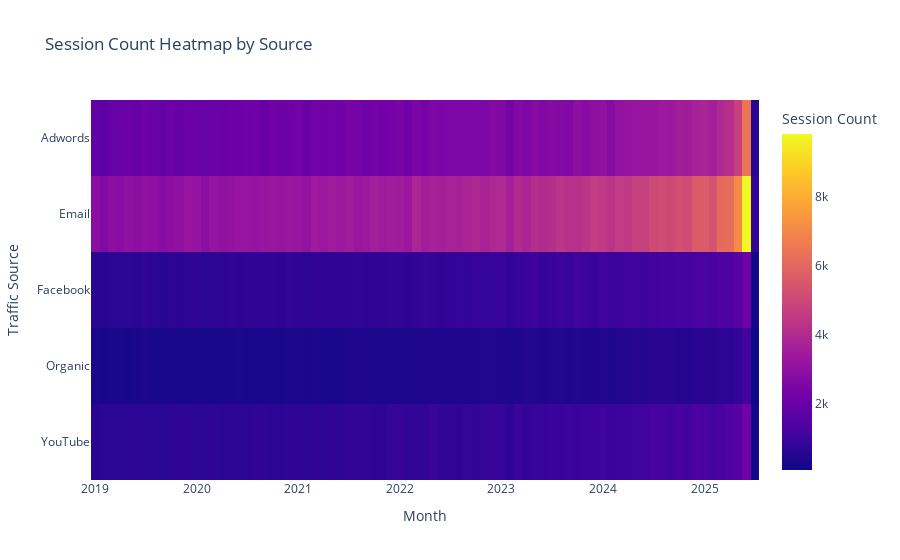

The cell this chart's notebook holds for it:
### Markdown cell above
As mentioned above, the contribution hardly differs from sources to sources.

### Code cell
pivot = dat.pivot_table(
    index='first_touch_source',
    columns='month',
    values='session_id',
    aggfunc='count'
)

fig = px.imshow(
    pivot,
    labels=dict(x="Month", y="Traffic Source", color="Session Count"),
    title="Session Count Heatmap by Source"
)
fig.show()

### Figure 1 — Plotly figure (JSON) as saved in the notebook; plotly's stock layout.template omitted (floating-point values rounded to 4 significant figures; data arrays with more than 128 entries replaced by an {"elided": "..."} marker saying what was removed)
{"data": [{"coloraxis": "coloraxis", "hovertemplate": "Month: %{x}<br>Traffic Source: %{y}<br>Session Count: %{z}<extra></extra>", "name": "0", "type": "heatmap", "x": ["2019-01-01T00:00:00", "2019-02-01T00:00:00", "2019-03-01T00:00:00", "2019-04-01T00:00:00", "2019-05-01T00:00:00", "2019-06-01T00:00:00", "2019-07-01T00:00:00", "2019-08-01T00:00:00", "2019-09-01T00:00:00", "2019-10-01T00:00:00", "2019-11-01T00:00:00", "2019-12-01T00:00:00", "2020-01-01T00:00:00", "2020-02-01T00:00:00", "2020-03-01T00:00:00", "2020-04-01T00:00:00", "2020-05-01T00:00:00", "2020-06-01T00:00:00", "2020-07-01T00:00:00", "2020-08-01T00:00:00", "2020-09-01T00:00:00", "2020-10-01T00:00:00", "2020-11-01T00:00:00", "2020-12-01T00:00:00", "2021-01-01T00:00:00", "2021-02-01T00:00:00", "2021-03-01T00:00:00", "2021-04-01T00:00:00", "2021-05-01T00:00:00", "2021-06-01T00:00:00", "2021-07-01T00:00:00", "2021-08-01T00:00:00", "2021-09-01T00:00:00", "2021-10-01T00:00:00", "2021-11-01T00:00:00", "2021-12-01T00:00:00", "2022-01-01T00:00:00", "2022-02-01T00:00:00", "2022-03-01T00:00:00", "2022-04-01T00:00:00", "2022-05-01T00:00:00", "2022-06-01T00:00:00", "2022-07-01T00:00:00", "2022-08-01T00:00:00", "2022-09-01T00:00:00", "2022-10-01T00:00:00", "2022-11-01T00:00:00", "2022-12-01T00:00:00", "2023-01-01T00:00:00", "2023-02-01T00:00:00", "2023-03-01T00:00:00", "2023-04-01T00:00:00", "2023-05-01T00:00:00", "2023-06-01T00:00:00", "2023-07-01T00:00:00", "2023-08-01T00:00:00", "2023-09-01T00:00:00", "2023-10-01T00:00:00", "2023-11-01T00:00:00", "2023-12-01T00:00:00", "2024-01-01T00:00:00", "2024-02-01T00:00:00", "2024-03-01T00:00:00", "2024-04-01T00:00:00", "2024-05-01T00:00:00", "2024-06-01T00:00:00", "2024-07-01T00:00:00", "2024-08-01T00:00:00", "2024-09-01T00:00:00", "2024-10-01T00:00:00", "2024-11-01T00:00:00", "2024-12-01T00:00:00", "2025-01-01T00:00:00", "2025-02-01T00:00:00", "2025-03-01T00:00:00", "2025-04-01T00:00:00", "2025-05-01T00:00:00", "2025-06-01T00:00:00", "2025-07-01T00:00:00"], "xaxis": "x", "y": ["Adwords", "Email", "Facebook", "Organic", "YouTube"], "yaxis": "y", "z": {"elided": "5x79 int values"}}], "layout": {"coloraxis": {"colorbar": {"title": {"text": "Session Count"}}, "colorscale": [[0, "#0d0887"], [0.1111, "#46039f"], [0.2222, "#7201a8"], [0.3333, "#9c179e"], [0.4444, "#bd3786"], [0.5556, "#d8576b"], [0.6667, "#ed7953"], [0.7778, "#fb9f3a"], [0.8889, "#fdca26"], [1, "#f0f921"]]}, "title": {"text": "Session Count Heatmap by Source"}, "xaxis": {"anchor": "y", "constrain": "domain", "domain": [0, 1], "scaleanchor": "y", "title": {"text": "Month"}}, "yaxis": {"anchor": "x", "autorange": "reversed", "constrain": "domain", "domain": [0, 1], "title": {"text": "Traffic Source"}}}}
